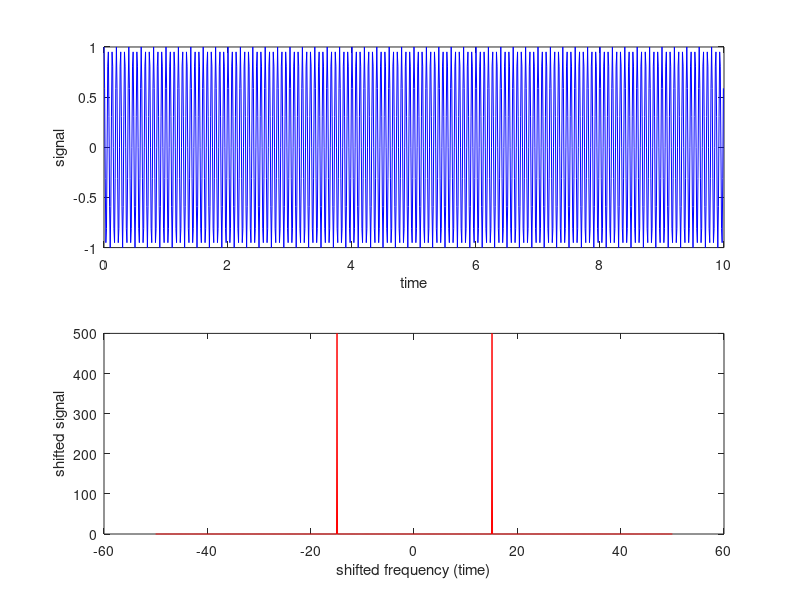

Reproduce this figure in MATLAB.
t = [];
x = 0;
w = 15; %% I defined omega as 15

sampling_rate = 100;

t(1) = 0;

for i=2:1000
    t(i) = t(i-1) + (1/(sampling_rate));
end


signal= cos(2*pi*w*t);


% There is a normal cosine wave with frequency w(omega) = 15

fft_signal = fft(signal);
    
fftshift_signal = fftshift(fft_signal);

shifted_frequency_mtx = [];
shifted_frequency_mtx(1) = -500;
for i=2:length(t)
    shifted_frequency_mtx(i) = (i-(length(t)/2));
end

shifted_frequency_mtx =  shifted_frequency_mtx *(100/(length(signal)));



subplot(2,1,1)
plot(t,signal,'-b');
xlabel("time")
ylabel("signal")

subplot(2,1,2)
plot(shifted_frequency_mtx,abs(fftshift_signal),"-r");
xlabel("shifted frequency (time)");
ylabel("shifted signal");

% There is a single sided amplitude spectrum of the signal between the positive and negative sides
% of shifted_frequency_mtx.
